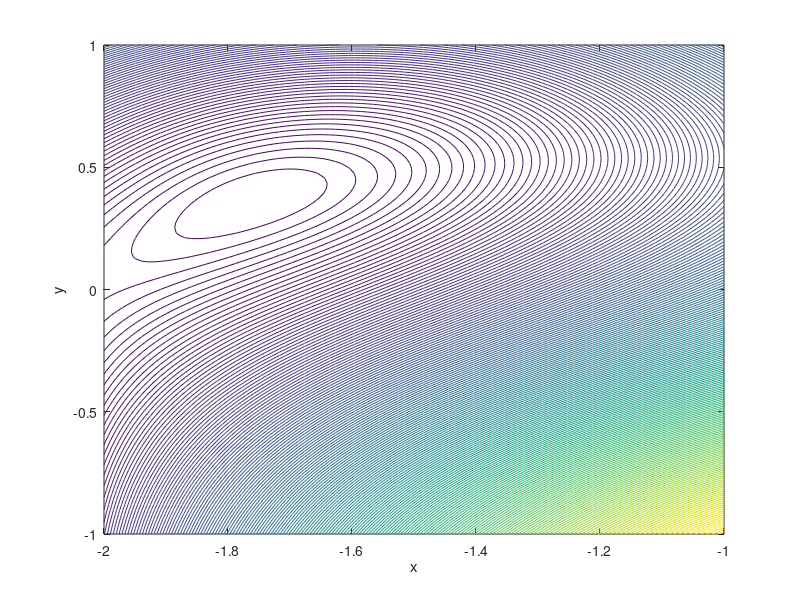

Source code (MATLAB):
%%% plot figure %%%
X_1 = linspace(-2, -1, 100);
Y_1 = linspace(-1,   1, 100);
[X_1,Y_1] = meshgrid(X_1, Y_1);
Z_1 = Y_1 .* sin(X_1 + Y_1) - X_1 .* sin(X_1 - Y_1);
figure1 = figure('Name','Contour','NumberTitle','off');
contour(X_1, Y_1, Z_1, 200)
xlabel('x')
ylabel('y')
hold on;
X_zero = [-1; -1];
X      = X_zero; % current  X
X_prev = X_zero; % previous X
gradient_tol = 1e-7;
li_tol = 1e-3; % linear serach
global cost_iteration gradient_iteration
cost_iteration = 0;
gradient_iteration = 0;
dJ = gradient(X)';
dJ_prev = gradient(X_prev)';
epsilon = 0.01;
counter = 0;
counter = counter + 1;
choice = menu('Choose Method','Steepest Descent + Quadratic Interpolation'...
    ,'Steepest Descent + Golden Section', 'BFGS + Quadratic Interpolation'...
    , 'BFGS + Golden Section');
if choice == 4
    % BFGS + Golden Section
    tic
    while norm(dJ, 2) > gradient_tol
        counter = counter + 1;
        fprintf('Iteration No. %3i\tGradient Norm = %1.4e\n', counter, norm(dJ, 2))
        if isequal(X, X_prev)
            B = eye(2);
            search_dir = -B * dJ;
            [a, b, c, ~, f_b, ~] = bracketing(X, search_dir, epsilon);
            lambda = golden_section(a, b, c, f_b, search_dir, X, li_tol);
            X_prev = X;
            X = X + lambda * search_dir;
            dJ_prev = dJ;
            dJ = gradient(X)';
            x(1) = X_prev(1);
            y(1) = X_prev(2);
            x(2) = X(1);
            y(2) = X(2);
            quiver(x(1), y(1), x(2)-x(1), y(2)-y(1), 1)
            continue
        end
        d =  X -  X_prev;
        g = dJ - dJ_prev;
        search_dir = BFGS(B, d, g, dJ);
        [a, b, c, ~, f_b, ~] = bracketing(X, search_dir, epsilon);
        lambda = golden_section(a, b, c, f_b, search_dir, X, li_tol);
        X_prev = X;
        X = X + lambda * search_dir;
        dJ_prev = dJ;
        dJ = gradient(X)';
        x(1) = X_prev(1);
        y(1) = X_prev(2);
        x(2) = X(1);
        y(2) = X(2);
        quiver(x(1), y(1), x(2)-x(1), y(2)-y(1), 1)
    end
    fprintf('Elapsed time = %1.8f sec\n', toc)
end
if choice == 3
    tic
    % BFGS + Quadratic Interpolation
    while norm(dJ, 2) > gradient_tol
        counter = counter + 1;
        fprintf('Iteration No. %3i\tGradient Norm = %1.4e\n', counter, norm(dJ, 2))
        if isequal(X, X_prev)
            B = eye(2);
            search_dir = -B * dJ;
            [a, b, c, ~, f_b, ~] = bracketing(X, search_dir, epsilon);
            lambda = quadratic_interpolation(a, b, c, search_dir, X, li_tol);
            X_prev = X;
            X = X + lambda * search_dir;
            dJ_prev = dJ;
            dJ = gradient(X)';
            x(1) = X_prev(1);
            y(1) = X_prev(2);
            x(2) = X(1);
            y(2) = X(2);
            quiver(x(1), y(1), x(2)-x(1), y(2)-y(1), 1)
            continue
        end
        d =  X -  X_prev;
        g = dJ - dJ_prev;
        search_dir = BFGS(B, d, g, dJ);
        [a, b, c, ~, f_b, ~] = bracketing(X, search_dir, epsilon);
        if ~(a == 0 && b == 0 && c == 0)
            lambda = golden_section(a, b, c, f_b, search_dir, X, li_tol);
        end
        X_prev = X;
        X = X + lambda * search_dir;
        dJ_prev = dJ;
        dJ = gradient(X)';
        x(1) = X_prev(1);
        y(1) = X_prev(2);
        x(2) = X(1);
        y(2) = X(2);
        quiver(x(1), y(1), x(2)-x(1), y(2)-y(1), 1)
    end
    fprintf('Elapsed time = %1.8f sec\n', toc)
end

if choice == 1
    tic
    % Steepest Descent + Quadratic Interpolation
    while norm(dJ, 2) > gradient_tol
        counter = counter + 1;
        fprintf('Iteration No. %3i\tGradient Norm = %1.4e\n', counter, norm(dJ, 2))
        X_prev = X;
        search_dir = steepest_decsent(dJ);
        [a, b, c, ~, f_b, ~] = bracketing(X, search_dir, epsilon);
        if ~(a == 0 && b == 0 && c == 0)
            lambda = quadratic_interpolation(a, b, c ,search_dir, X, li_tol);
        end
        X = X + lambda * search_dir;
        dJ = gradient(X)';
        x(1) = X_prev(1);
        y(1) = X_prev(2);
        x(2) = X(1);
        y(2) = X(2);
        quiver(x(1), y(1), x(2)-x(1), y(2)-y(1), 1)
    end
    fprintf('Elapsed time = %1.8f sec\n', toc)
end

if choice == 2
    tic
    % Steepest Descent + Golden Section
    while abs(dJ) > gradient_tol
        X_prev = X;
        counter = counter + 1;
        fprintf('Iteration No. %3i\tGradient Norm = %1.4e\n', counter, norm(dJ, 2))
        search_dir = steepest_decsent(dJ);
        [a, b, c, ~, f_b, ~] = bracketing(X, search_dir, epsilon);
        if ~(a == 0 && b == 0 && c == 0)
            lambda = golden_section(a, b, c, f_b, search_dir, X, li_tol);
        end
        X = X + lambda * search_dir;
        dJ = gradient(X)';
        x(1) = X_prev(1);
        y(1) = X_prev(2);
        x(2) = X(1);
        y(2) = X(2);
        quiver(x(1), y(1), x(2)-x(1), y(2)-y(1), 1)
    end
    fprintf('Elapsed time = %1.8f sec\n', toc)
end
%%% printer %%%
switch choice
    case 1
        fprintf('Steepest Descent + Quadratic Interpolation--> gradient iteration = %.0f, cost_iteration = %.0f\n'...
            , gradient_iteration, cost_iteration);
        print(figure1, '../../Figure/Q1/part a Steepest Descent + Quadratic Interpolation.png','-dpng','-r300')
    case 2
        fprintf('Steepest Descent + Golden Section--> gradient iteration = %.0f, cost_iteration = %.0f\n'...
            , gradient_iteration, cost_iteration);
        print(figure1, '../../Figure/Q1/part a Steepest Descent + Golden Section.png','-dpng','-r300')
    case 3
        fprintf('BFGS + Quadratic Interpolation--> gradient iteration = %.0f, cost_iteration = %.0f\n'...
            , gradient_iteration, cost_iteration);
        print(figure1, '../../Figure/Q1/part a BFGS + Quadratic Interpolation.png','-dpng','-r300')
    otherwise
        fprintf('BFGS + Golden Section--> gradient iteration = %.0f, cost_iteration = %.0f\n'...
            , gradient_iteration, cost_iteration);
        print(figure1, '../../Figure/Q1/part a BFGS + Golden Section.png','-dpng','-r300')
end
%==========================================================================
% FUNCTIONS
%==========================================================================
% Cost function %
function J = cost(X)
global cost_iteration
cost_iteration = cost_iteration + 1;
x = X(1);
y = X(2);
J = y * sin(x + y) - x * sin(x - y);
end
function dJ = gradient(X)
global gradient_iteration
gradient_iteration = gradient_iteration + 1;
x = X(1);
y = X(2);
% df/dx
dJ(1) = y * cos(x + y) - sin(x - y) - x * cos(x - y);
% df/dy
dJ(2) = y * cos(x + y) + sin(x + y) + x * cos(x - y);
end
%======================================================================
% Search Direction
%======================================================================
% In this section, search direction is  found using gradient as follows:
%----------------------------------------------------------------------
%----------------------------------------------------------------------
%----------------------------------------------------------------------
% --------------      Steepest Decsent(Cauchy)         ----------------
function search_dir = steepest_decsent(dJ)
search_dir = - dJ;
end
% -------------------------      BFGS         --------------------------
function search_dir = BFGS(B, d, g, dJ)
% d =  X -  X_prev
% g = dJ - dJ_prev
B = B + d * d' / (d' * g) * (1 + g' * B * g / (d' * g)) - ...
    B * g * d' / (d' * g) - d * g' * B /  (d' * g);
search_dir = -B * dJ;
end
%======================================================================
% Bracketing
%======================================================================
% In this section, Bracket is  found using golden number(1.618)
function [a, b, c, f_a, f_b, f_c] = bracketing(X, search_dir, epsilon)
a =       0;
b = epsilon;
X_a = X + a * search_dir;
X_b = X + b * search_dir;
f_a = cost(X_a);
f_b = cost(X_b);
counter = 1;
while f_a <= f_b
    counter = counter + 1;
    epsilon = epsilon / 2;
    b = epsilon;
    X_b = X + b * -search_dir;
    f_b = cost(X_b);
    if counter == 100
        break
    end
    if b == 0
        c = 0;
        f_c = 0;
        return;
    end
    
end
gamma = 1.618; % golden number
c = b + gamma * (b - a);
X_c = X + c * search_dir;
f_c = cost(X_c);
while f_b > f_c
    a = b;
    b = c;
    c = b + gamma * (b - a);
    X_a = X_b;
    X_b = X_c;
    X_c = X + c * search_dir;
    f_b = cost(X_b);
    f_c = cost(X_c);
end
f_a = cost(X_a);
end
%----------------------------------------------------------------------
%----------------------------------------------------------------------
%----------------------------------------------------------------------
% ---------------     Quadratic Interpolation         -----------------
function lambda_tilda = quadratic_interpolation(A_QI, B_QI, C_QI, search_dir,...
    X, tol)
X_a = X + A_QI * search_dir;
X_b = X + B_QI * search_dir;
X_c = X + C_QI * search_dir;
f_a = cost(X_a);
f_b = cost(X_b);
f_c = cost(X_c);
% three equation and three unknown %
a = (f_a * B_QI * C_QI * (C_QI - B_QI) + f_b * C_QI * A_QI * (A_QI - C_QI) + f_c * A_QI * B_QI * (B_QI - A_QI))...
    /((A_QI - B_QI) * (B_QI - C_QI) * (C_QI - A_QI));
b = (f_a * (B_QI^2 - C_QI^2) + f_b * (C_QI^2 - A_QI^2) + f_c * (A_QI^2 - B_QI^2))...
    /((A_QI - B_QI) * (B_QI - C_QI) * (C_QI - A_QI));
c = -(f_a * (B_QI - C_QI) + f_b * (C_QI - A_QI) + f_c * (A_QI - B_QI))...
    /((A_QI - B_QI) * (B_QI - C_QI) * (C_QI - A_QI));
lambda_tilda = -b / (2 * c);
% Quadratic function h(lambda) = a + b * lambda + c * lambda^2
h = a + b * lambda_tilda + c * lambda_tilda^2;
X_lambda = X + lambda_tilda * search_dir;
f_lambda_tilda = cost(X_lambda);
while abs((h - f_lambda_tilda) / f_lambda_tilda) >= tol
    if lambda_tilda > B_QI && f_lambda_tilda < f_b
        A_QI = B_QI;
        B_QI = lambda_tilda;
    elseif lambda_tilda > B_QI && f_lambda_tilda > f_b
        C_QI = lambda_tilda;
    elseif lambda_tilda < B_QI && f_lambda_tilda < f_b
        C_QI = B_QI;
        B_QI = lambda_tilda;
    else
        A_QI = lambda_tilda;
    end
    X_a = X + A_QI * search_dir;
    X_b = X + B_QI * search_dir;
    X_c = X + C_QI * search_dir;
    f_a = cost(X_a);
    f_b = cost(X_b);
    f_c = cost(X_c);
    % three equation and three unknown %
    a = (f_a * B_QI * C_QI * (C_QI - B_QI) + f_b * C_QI * A_QI * (A_QI - C_QI) + f_c * A_QI * B_QI * (B_QI - A_QI))...
        /((A_QI - B_QI) * (B_QI - C_QI) * (C_QI - A_QI));
    b = (f_a * (B_QI^2 - C_QI^2) + f_b * (C_QI^2 - A_QI^2) + f_c * (A_QI^2 - B_QI^2))...
        /((A_QI - B_QI) * (B_QI - C_QI) * (C_QI - A_QI));
    c = -(f_a * (B_QI - C_QI) + f_b * (C_QI - A_QI) + f_c * (A_QI - B_QI))...
        /((A_QI - B_QI) * (B_QI - C_QI) * (C_QI - A_QI));
    lambda_tilda = -b / (2 * c);
    % Quadratic function h(lambda) = a + b * lambda + c * lambda^2
    h = a + b * lambda_tilda + c * lambda_tilda^2;
    X_lambda = X + lambda_tilda * search_dir;
    f_lambda_tilda = cost(X_lambda);
end
end
%----------------------------------------------------------------------
%----------------------------------------------------------------------
%----------------------------------------------------------------------
% -------------------      Golden Section         ---------------------
function lambda_tilda = golden_section(a, b, c, f_b,...
    search_dir, X, tol)
% cuase we use golden number in bracketing a = a b = x_1 c = b
% a is lower and b is upper
% initial condition from bracketing
goldnum = .618;
f_1 = f_b;
%f_b = f_c;
x_1 = b;
b   = c;
d   = (b - a) * goldnum;
x_2 = a + d;
X_2 = X + x_2 * search_dir;
f_2 = cost(X_2);
while abs(a - b) > tol
    if f_1 > f_2
        % new a
        a   = x_1;
        %f_a = f_1;
        % new x_1
        x_1 = x_2;
        f_1 = f_2;
        % new x_2
        d   = (b - a) * goldnum;
        x_2 = a + d;
        X_2 = X + x_2 * search_dir;
        f_2 = cost(X_2);
    elseif f_2 > f_1
        % new b
        b = x_2;
        %f_b = f_2;
        % new x_2
        x_2 = x_1;
        f_2 = f_1;
        % new x_1
        d   = (b - a) * goldnum;
        x_1 = b - d;
        X_1 = X + x_1 * search_dir;
        f_1 = cost(X_1);
    else
        a = (x_1 + x_2) / 2;
        b = a;
    end
end
lambda_tilda = (x_1 + x_2) / 2;
end